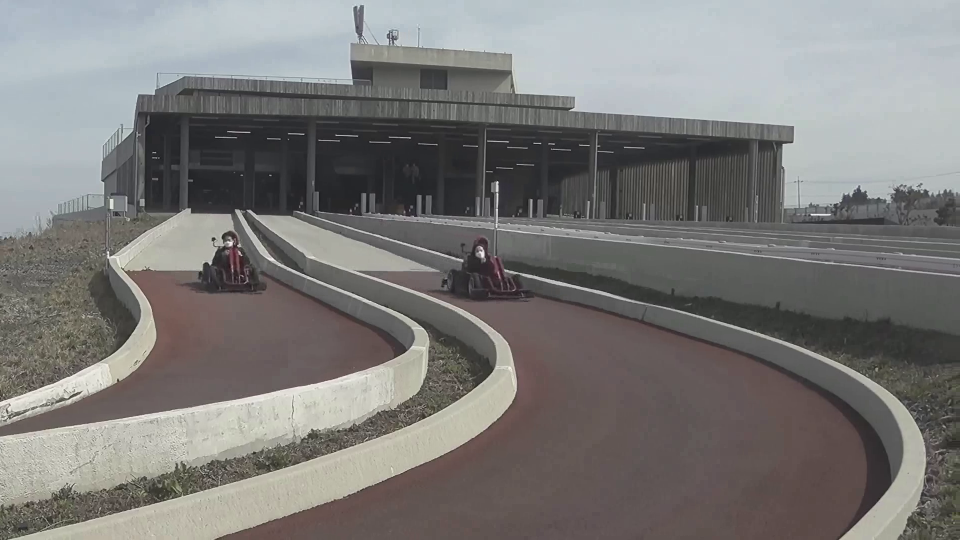
#> input picture frame 8 of opencv/mss/100009_1_20210311021434.mp4, 1920 x 1080 px (shown at 1/2 size)
$ jupyter execute --allow-errors filter_test.ipynb   (shell and % lines are left out)
#> lines starting #> are read from the running program, lines starting #| are printed output that depends on the picture
[cell 1]
import cv2

# cap = cv2.VideoCapture(0)   # 0: default camera
cap = cv2.VideoCapture("mss/100009_1_20210311021434.mp4") #동영상 파일에서 읽기

while cap.isOpened():
    # 카메라 프레임 읽기
    success, frame = cap.read()
#> frame is the input picture: shape (1080, 1920, 3); mean B, G, R 120.9, 122.5, 123.8
    if success:
        # 프레임 출력
        cv2.imshow('Camera Window', frame)

        # ESC를 누르면 종료
        key = cv2.waitKey(1) & 0xFF
#> (key Esc is pressed here)
        if (key == 27):
            break

cap.release()
cv2.destroyAllWindows()

[cell 2]
import cv2
import numpy as np

img = cv2.imread("mss/100009_1_20210310000723.mp4.jpg")
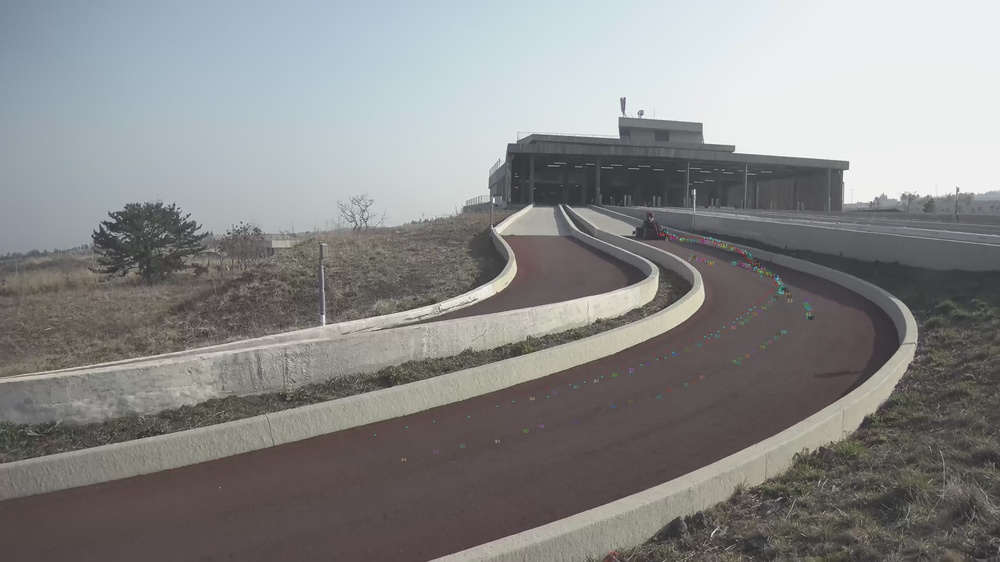
#> input picture opencv/mss/100009_1_20210310000723.mp4.jpg, 1000 x 562 px, shrunk from 3840 x 2160 before the run
#> img is the input picture: shape (562, 1000, 3); mean B, G, R 136.1, 136.7, 136.5

# 미디언 블러 적용 --- ①
blur = cv2.medianBlur(img, 5)

# 결과 출력
merged = np.hstack((img,blur))
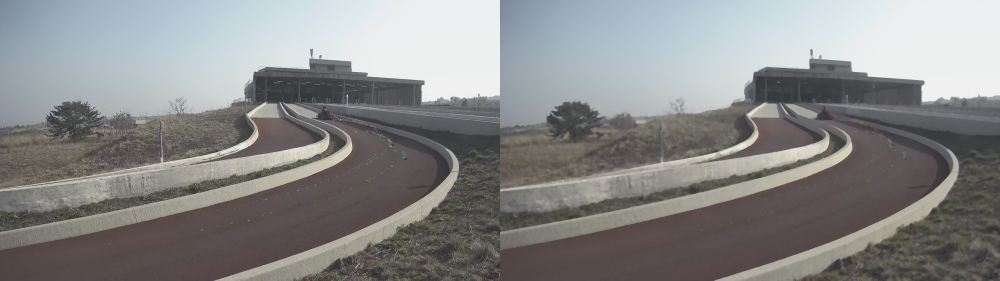
#> merged: shape (562, 2000, 3) (shown at 1/2 size); mean B, G, R 136, 136.5, 136.3
cv2.imshow('media', merged)
cv2.waitKey(0)
cv2.destroyAllWindows()

[cell 3]
# 바이레터럴 필터와 가우시안 필터 비교 (blur_bilateral.py)

import cv2
import numpy as np

img = cv2.imread("mss/100009_1_20210310000723.mp4.jpg")

# 가우시안 필터 적용 ---①
blur1 = cv2.GaussianBlur(img, (5,5), 0)

# 바이레터럴 필터 적용 ---②
blur2 = cv2.bilateralFilter(img, 5, 75, 75)

# 결과 출력
merged = np.hstack((img, blur1, blur2))
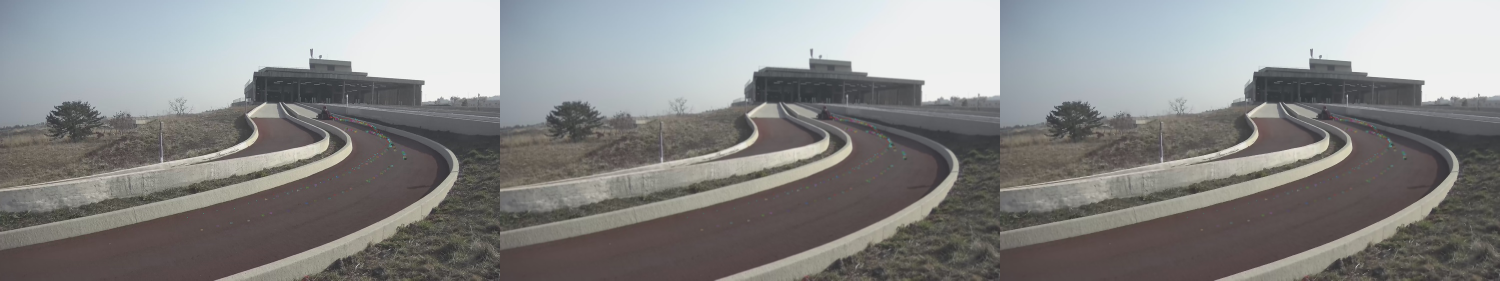
#> merged: shape (562, 3000, 3) (shown at 1/2 size); mean B, G, R 136.1, 136.6, 136.4
cv2.imshow('bilateral', merged)
cv2.waitKey(0)
cv2.destroyAllWindows()

[cell 4]
# 컬러 이미지 로드
import sys
import cv2
import numpy as np
import matplotlib.pyplot as plt
image_bgr = cv2.imread('mss/100009_1_20210310000723.mp4.jpg', cv2.IMREAD_COLOR)

# RGB타입으로 변환
image_rgb = cv2.cvtColor(image_bgr, cv2.COLOR_BGR2RGB)

# plot
#> (the rest of this cell did not finish here and is left out)

[cell 5]
import cv2

# cap = cv2.VideoCapture(0)   # 0: default camera
cap = cv2.VideoCapture("mss/100009_1_20210311021434.mp4") #동영상 파일에서 읽기

while cap.isOpened():
    # 카메라 프레임 읽기
    success, frame = cap.read()
    if success:
        # 프레임 출력


        # 가우시안 필터 적용 ---①
#         blur1 = cv2.GaussianBlur(frame, (5,5), 0)

#         # 바이레터럴 필터 적용 ---②
        blur1 = cv2.bilateralFilter(frame, 5, 75, 75)
#> blur1: shape (1080, 1920, 3)

#         blur = cv2.medianBlur(blur2, 5)

        cv2.imshow('Camera Window', blur1)

        # ESC를 누르면 종료
        key = cv2.waitKey(1) & 0xFF
#> (key Esc is pressed here)
        if (key == 27):
            break

cap.release()
cv2.destroyAllWindows()

[cell 6]
import sys
import cv2
import numpy as np

src = cv2.imread("mss/100009_1_20210310000723.mp4.jpg", cv2.IMREAD_GRAYSCALE)
#> src: shape (562, 1000); min 34, max 253, mean 136.5

if src is None:
    print('Image load failed!')
    sys.exit()

dst = cv2.add(src, 100)
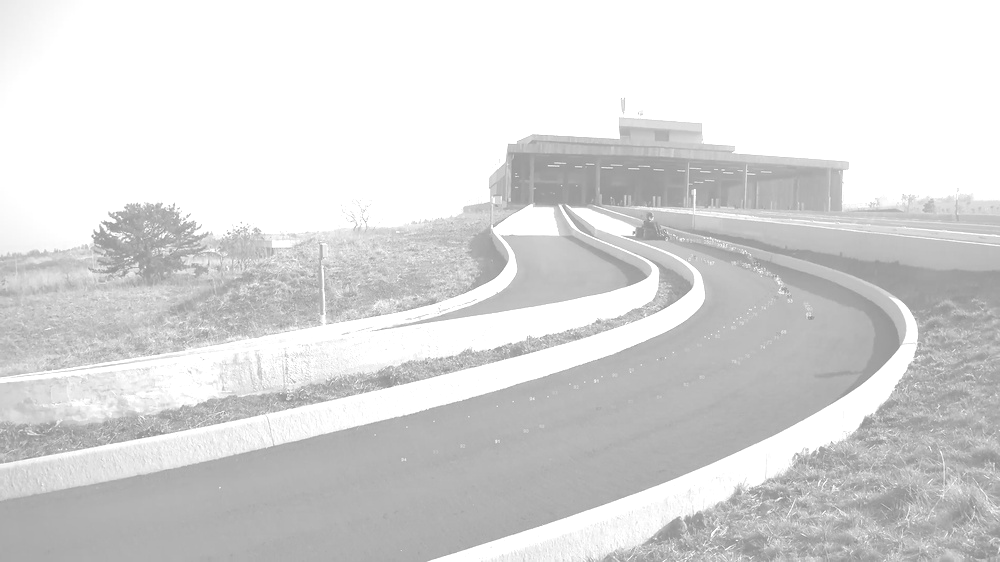
#> dst: shape (562, 1000); min 134, max 255, mean 217.5

# np기능 이용
# .을 붙여서 실수로 만들기, np.unit8로 부호없는 정수로 변환
#dst = np.clip(src + 100., 0, 255).astype(np.uint8)

cv2.imshow('src', src)
cv2.imshow('dst', dst)
cv2.waitKey()

# 컬러 영상 불러오기
src = cv2.imread('mss/100009_1_20210311021434.mp4')

#> (the rest of this cell did not finish here and is left out)

[cell 7]
import sys
import cv2
import numpy as np
import matplotlib.pyplot as plt

image_bgr = cv2.imread('mss/100009_1_20210310000723.mp4.jpg')

# YUV 컬로 포맷으로 변환
image_yuv = cv2.cvtColor(image_bgr, cv2.COLOR_BGR2YUV)
#> image_yuv: shape (562, 1000, 3); mean of channels 0, 1, 2 136.5, 127.9, 128
# 히스토그램 평활화 적용
image_yuv[:, :, 0] = cv2.equalizeHist(image_yuv[:, :, 0])
#> image_yuv: shape (562, 1000, 3); mean of channels 0, 1, 2 128.9, 127.9, 128
# #RGB로 변환
image_rgb = cv2.cvtColor(image_yuv, cv2.COLOR_YUV2RGB)
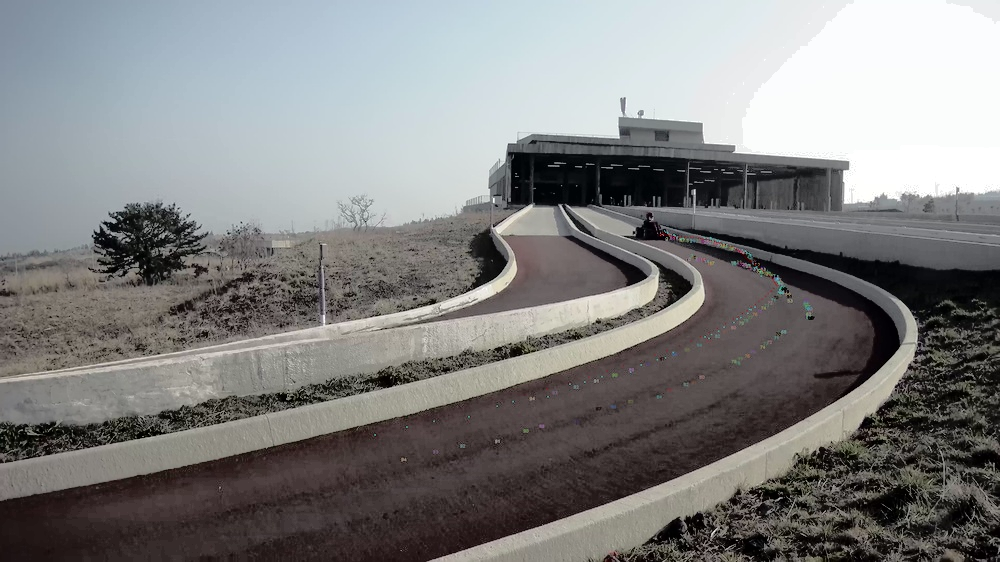
#> image_rgb: shape (562, 1000, 3); mean R, G, B 128.9, 129, 128.7

# plot
fig, ax = plt.subplots(1,2, figsize=(12, 8))
ax[0].imshow(image_bgr, cmap='gray')
ax[0].set_title('Original Color Image')
ax[1].imshow(image_rgb, cmap='gray')
ax[1].set_title('Enhanced Color Image')

cv2.imshow('src', image_bgr)
cv2.imshow('dst', image_rgb)
cv2.waitKey()

cv2.destroyAllWindows();
#> figure, not shown here; B, G, R data is drawn as R, G, B

[cell 8]
import sys
import cv2
import numpy as np
import matplotlib.pyplot as plt

image = cv2.imread('mss/100009_1_20210310000723.mp4.jpg', cv2.IMREAD_GRAYSCALE)

# 이미지 대비를 향상
image_enhanced = cv2.equalizeHist(image)

# plot
fig, ax = plt.subplots(1,2, figsize=(10, 5))
ax[0].imshow(image, cmap='gray')
ax[0].set_title('Original Image')
ax[1].imshow(image_enhanced, cmap='gray')
ax[1].set_title('Enhanced Image')

$ run again, starting later in the video
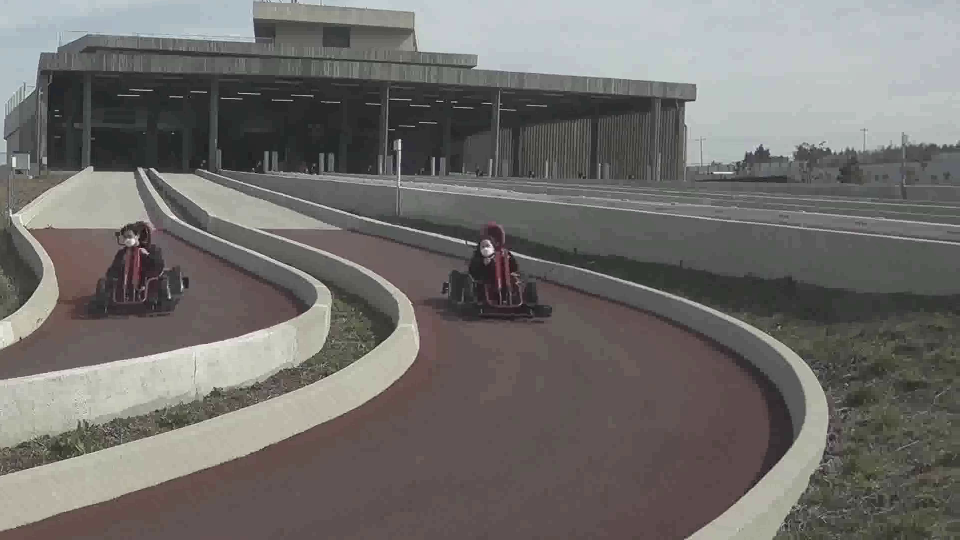
#> input picture frame 38 of opencv/mss/100009_1_20210311021434.mp4, 1920 x 1080 px (shown at 1/2 size)
#> frame is the input picture: shape (1080, 1920, 3); mean B, G, R 107.7, 110.3, 112.7
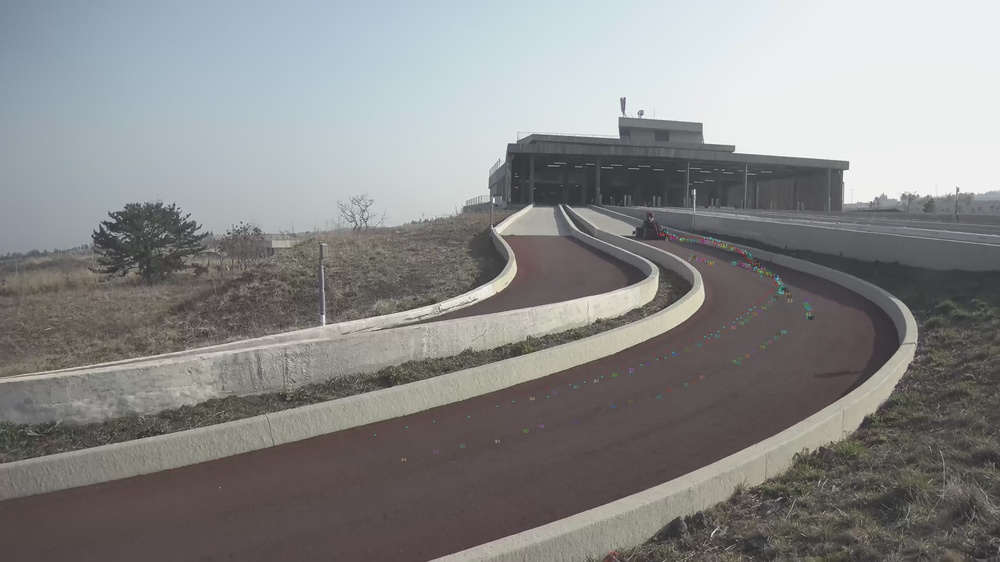
#> input picture opencv/mss/100009_1_20210310000723.mp4.jpg, 1000 x 562 px, shrunk from 3840 x 2160 before the run
#> img is the input picture: shape (562, 1000, 3); mean B, G, R 136.1, 136.7, 136.5

$ run again, starting later in the video
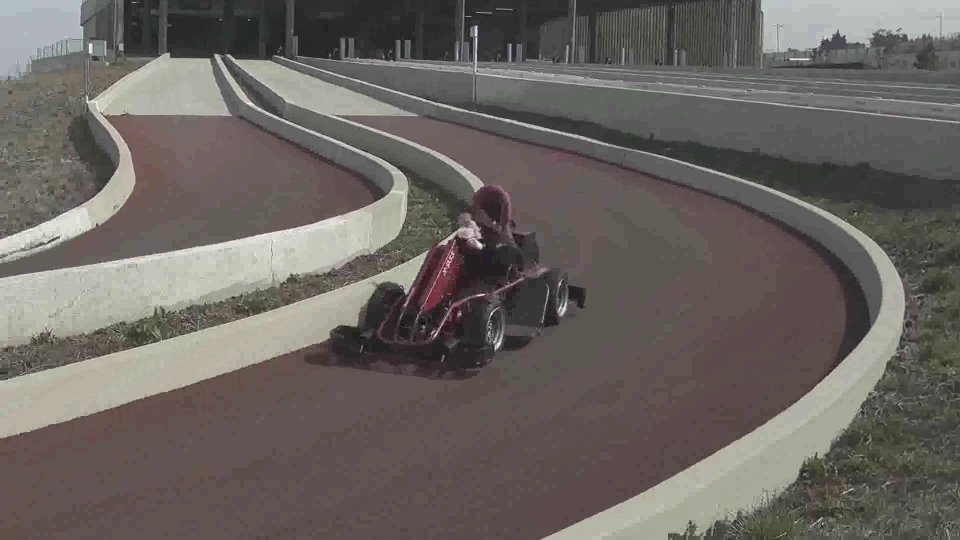
#> input picture frame 68 of opencv/mss/100009_1_20210311021434.mp4, 1920 x 1080 px (shown at 1/2 size)
#> frame is the input picture: shape (1080, 1920, 3); mean B, G, R 96.8, 100.6, 106
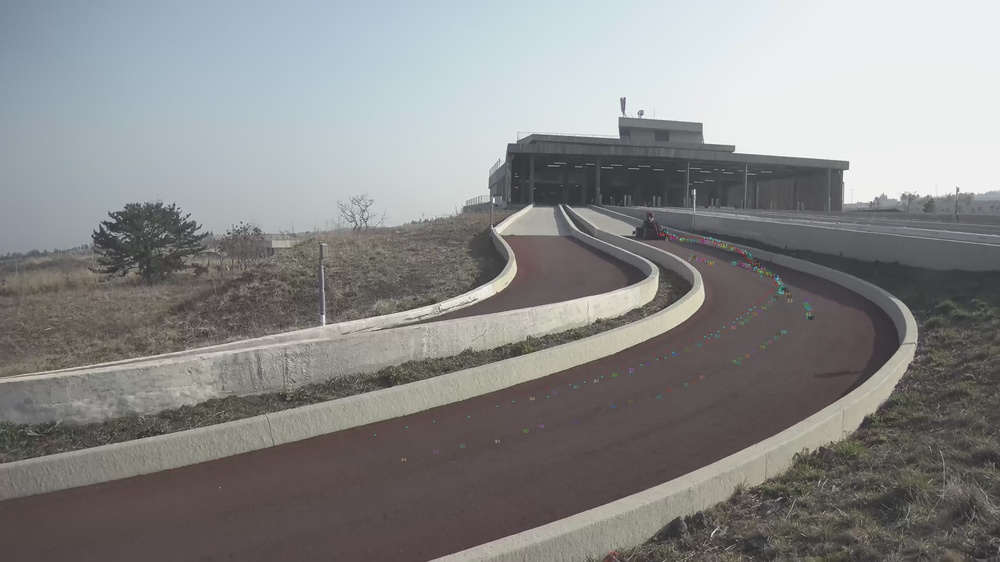
#> input picture opencv/mss/100009_1_20210310000723.mp4.jpg, 1000 x 562 px, shrunk from 3840 x 2160 before the run
#> img is the input picture: shape (562, 1000, 3); mean B, G, R 136.1, 136.7, 136.5
